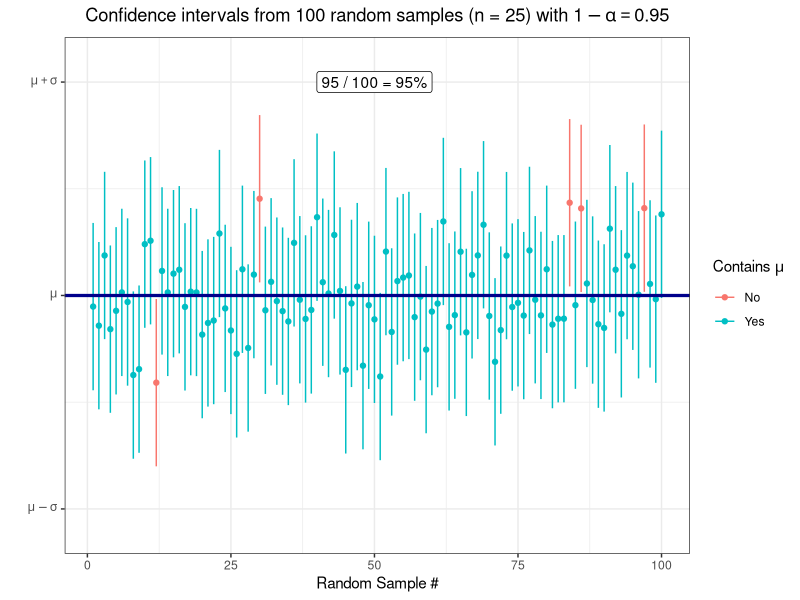
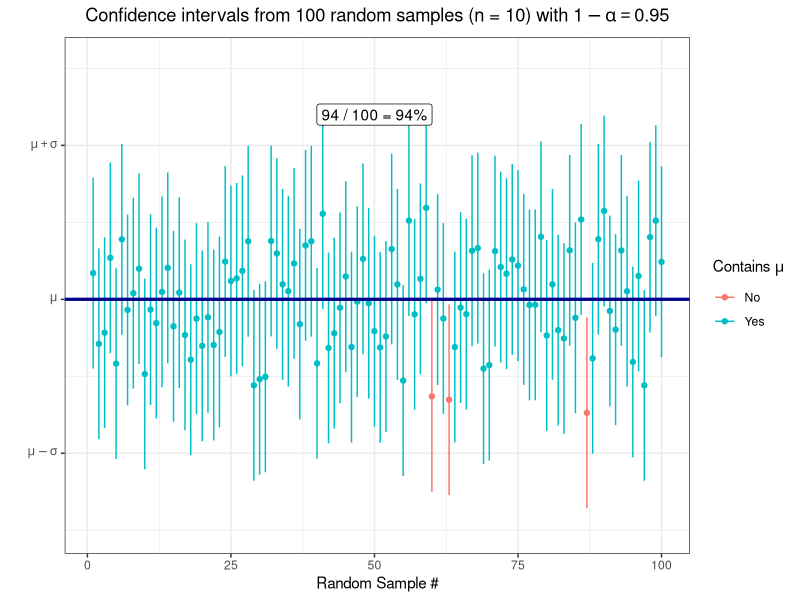
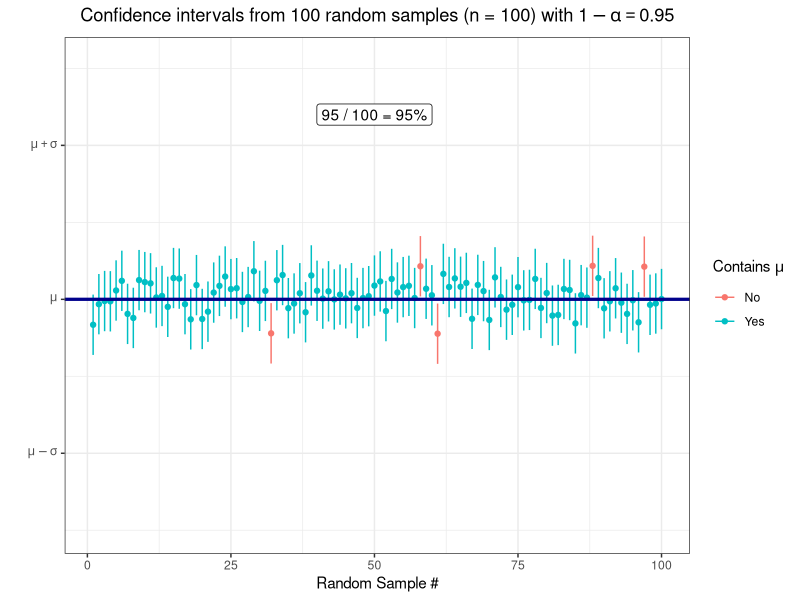
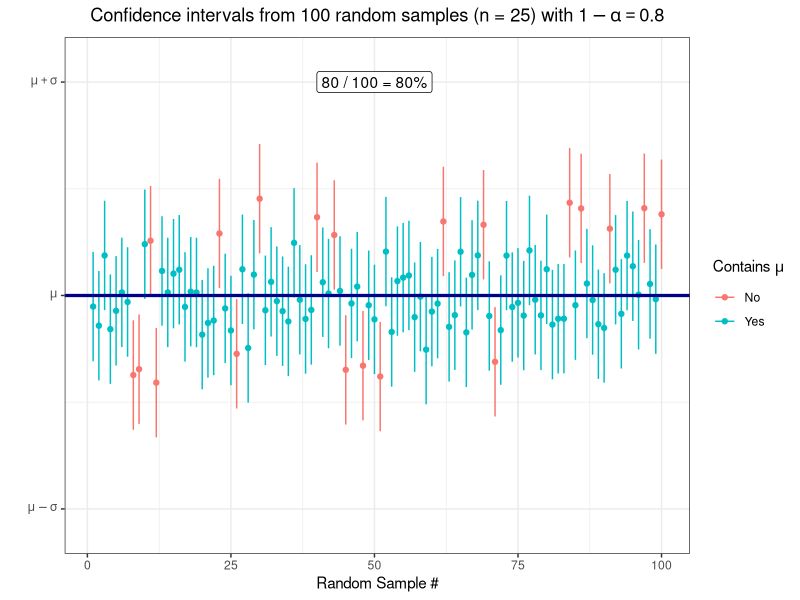
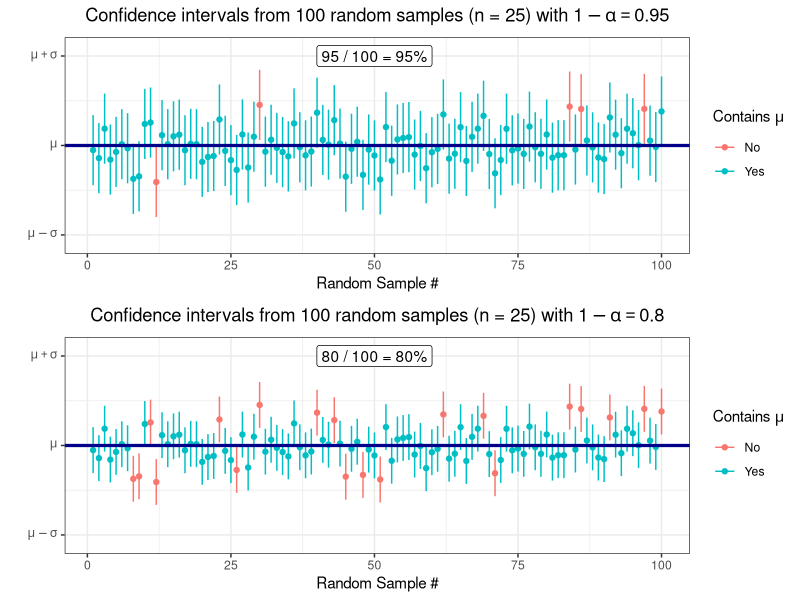
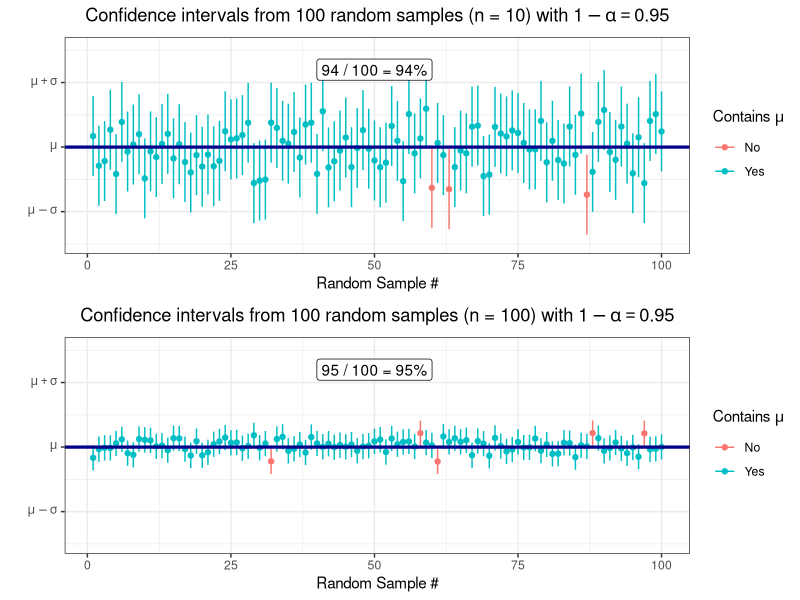
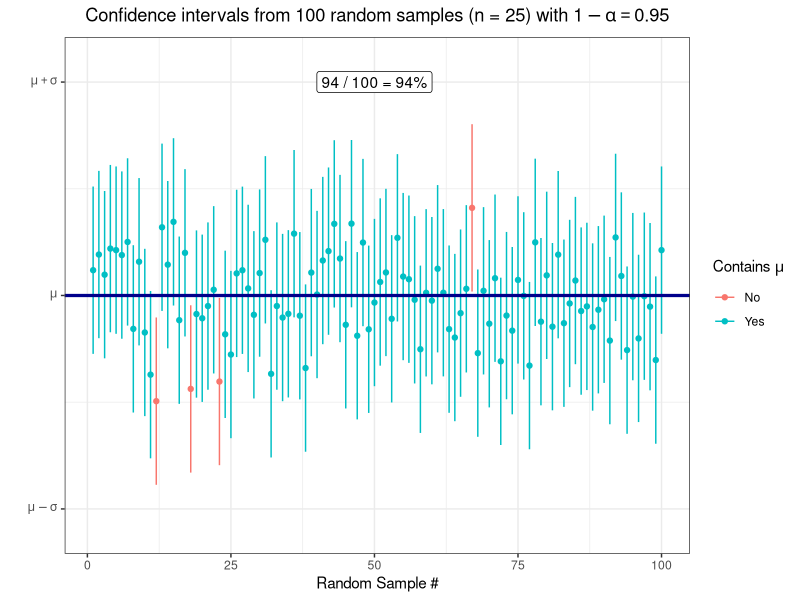
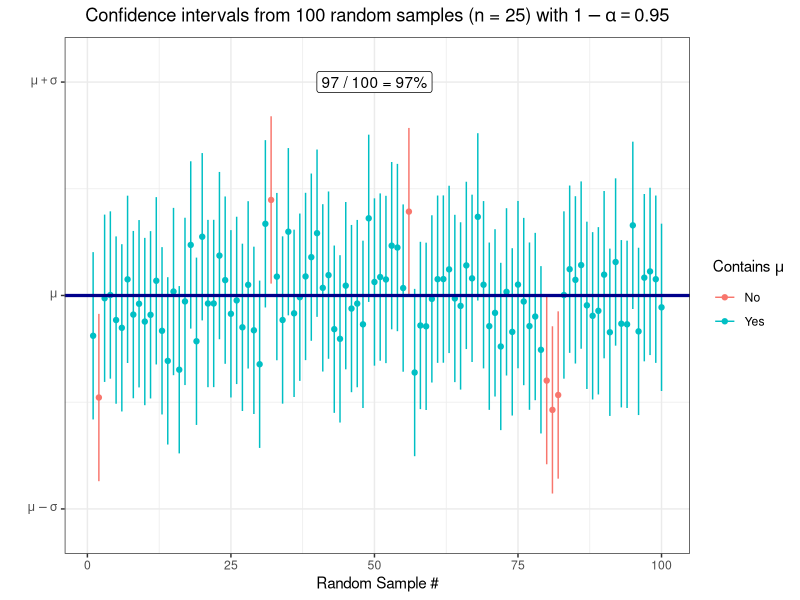

The R source for these figures, in order:
############ Prereqs ############
options(stringsAsFactors = FALSE, scipen = 600)
oldPar <- par()
os <- Sys.info()["sysname"]
baseDir <- ifelse(os == "Windows", "C:/Users/ptrainor/gdrive", "~/gdrive")

library(tidyverse)
library(ggrepel)

setwd(paste0(baseDir, "/iTeach/AST_505/myLectures/lecture12_SampleSize"))

############ Coverage probabilities ############
set.seed(3)
df1 <- data.frame(x = rnorm(10000))

png(file = "coverage1.png", height = 4, width = 6.5, units = "in", res = 600)
set.seed(3333)
xbar <- replicate(100, mean(sample(df1$x, 25)))
lower <- xbar - qnorm(.975) * 1 / sqrt(25)
upper <- xbar + qnorm(.975) * 1 / sqrt(25)
df2 <- data.frame(xbar = xbar, lower = lower, upper = upper, x = 1:length(xbar))
df2$contains <- ifelse(df2$lower < 0 & df2$upper > 0, "Yes", "No")
p1 <- ggplot(df2, aes()) + geom_segment(aes(x = x, xend = x, y = lower, yend = upper, color = contains)) +
  geom_point(aes(x = x, y = xbar, color = contains)) + geom_hline(yintercept = 0, color = "darkblue", lwd = 1.1) +
  scale_y_continuous(breaks = c(-1, 0, 1), labels = c(expression(mu - sigma), expression(mu), expression(mu + sigma)),
                     limits = c(-1.1, 1.1)) +
  theme_bw() + labs(x = "Random Sample #", y = "", color = expression(paste("Contains ", mu))) +
  annotate("label", x = 50, y = 1, label = "95 / 100 = 95%") +
  ggtitle(expression(paste("Confidence intervals from 100 random samples (n = 25) with ", 1-alpha == .95))) +
  theme(plot.title = element_text(hjust = 0.5)) 
show(p1)
dev.off()

png(file = "coverage1bb.png", height = 4, width = 6.5, units = "in", res = 600)
set.seed(3333)
xbar <- replicate(100, mean(sample(df1$x, 10)))
lower <- xbar - qnorm(.975) * 1 / sqrt(10)
upper <- xbar + qnorm(.975) * 1 / sqrt(10)
df2 <- data.frame(xbar = xbar, lower = lower, upper = upper, x = 1:length(xbar))
df2$contains <- ifelse(df2$lower < 0 & df2$upper > 0, "Yes", "No")
p1bb <- ggplot(df2, aes()) + geom_segment(aes(x = x, xend = x, y = lower, yend = upper, color = contains)) +
  geom_point(aes(x = x, y = xbar, color = contains)) + geom_hline(yintercept = 0, color = "darkblue", lwd = 1.1) +
  scale_y_continuous(breaks = c(-1, 0, 1), labels = c(expression(mu - sigma), expression(mu), expression(mu + sigma)),
                     limits = c(-1.5, 1.55)) +
  theme_bw() + labs(x = "Random Sample #", y = "", color = expression(paste("Contains ", mu))) +
  annotate("label", x = 50, y = 1.2, label = "94 / 100 = 94%") +
  ggtitle(expression(paste("Confidence intervals from 100 random samples (n = 10) with ", 1-alpha == .95))) +
  theme(plot.title = element_text(hjust = 0.5)) 
show(p1bb)
dev.off()

png(file = "coverage1bbb.png", height = 4, width = 6.5, units = "in", res = 600)
set.seed(333)
xbar <- replicate(100, mean(sample(df1$x, 100)))
lower <- xbar - qnorm(.975) * 1 / sqrt(100)
upper <- xbar + qnorm(.975) * 1 / sqrt(100)
df2 <- data.frame(xbar = xbar, lower = lower, upper = upper, x = 1:length(xbar))
df2$contains <- ifelse(df2$lower < 0 & df2$upper > 0, "Yes", "No")
p1bbb <- ggplot(df2, aes()) + geom_segment(aes(x = x, xend = x, y = lower, yend = upper, color = contains)) +
  geom_point(aes(x = x, y = xbar, color = contains)) + geom_hline(yintercept = 0, color = "darkblue", lwd = 1.1) +
  scale_y_continuous(breaks = c(-1, 0, 1), labels = c(expression(mu - sigma), expression(mu), expression(mu + sigma)),
                     limits = c(-1.5, 1.55)) +
  theme_bw() + labs(x = "Random Sample #", y = "", color = expression(paste("Contains ", mu))) +
  annotate("label", x = 50, y = 1.2, label = "95 / 100 = 95%") +
  ggtitle(expression(paste("Confidence intervals from 100 random samples (n = 100) with ", 1-alpha == .95))) +
  theme(plot.title = element_text(hjust = 0.5)) 
show(p1bbb)
dev.off()

png(file = "coverage1b.png", height = 4, width = 6.5, units = "in", res = 600)
set.seed(3333)
xbar <- replicate(100, mean(sample(df1$x, 25)))
lower <- xbar - qnorm(.9) * 1 / sqrt(25)
upper <- xbar + qnorm(.9) * 1 / sqrt(25)
df2 <- data.frame(xbar = xbar, lower = lower, upper = upper, x = 1:length(xbar))
df2$contains <- ifelse(df2$lower < 0 & df2$upper > 0, "Yes", "No")
p1b <- ggplot(df2, aes()) + geom_segment(aes(x = x, xend = x, y = lower, yend = upper, color = contains)) +
  geom_point(aes(x = x, y = xbar, color = contains)) + geom_hline(yintercept = 0, color = "darkblue", lwd = 1.1) +
  scale_y_continuous(breaks = c(-1, 0, 1), labels = c(expression(mu - sigma), expression(mu), expression(mu + sigma)),
                     limits = c(-1.1, 1.1)) +
  theme_bw() + labs(x = "Random Sample #", y = "", color = expression(paste("Contains ", mu))) +
  annotate("label", x = 50, y = 1, label = "80 / 100 = 80%") +
  ggtitle(expression(paste("Confidence intervals from 100 random samples (n = 25) with ", 1-alpha == .80))) +
  theme(plot.title = element_text(hjust = 0.5)) 
show(p1b)
dev.off()

png(file = "coverage1c.png", height = 8, width = 9, units = "in", res = 600)
gridExtra::grid.arrange(p1, p1b)
dev.off()

png(file = "coverage1cc.png", height = 8, width = 9, units = "in", res = 600)
gridExtra::grid.arrange(p1bb, p1bbb)
dev.off()

png(file = "coverage2.png", height = 4, width = 6.5, units = "in", res = 600)
set.seed(2222)
xbar <- replicate(100, mean(sample(df1$x, 25)))
lower <- xbar - qnorm(.975) * 1 / sqrt(25)
upper <- xbar + qnorm(.975) * 1 / sqrt(25)
df2 <- data.frame(xbar = xbar, lower = lower, upper = upper, x = 1:length(xbar))
df2$contains <- ifelse(df2$lower < 0 & df2$upper > 0, "Yes", "No")
ggplot(df2, aes()) + geom_segment(aes(x = x, xend = x, y = lower, yend = upper, color = contains)) +
  geom_point(aes(x = x, y = xbar, color = contains)) + geom_hline(yintercept = 0, color = "darkblue", lwd = 1.1) +
  scale_y_continuous(breaks = c(-1, 0, 1), labels = c(expression(mu - sigma), expression(mu), expression(mu + sigma)),
                     limits = c(-1.1, 1.1)) +
  theme_bw() + labs(x = "Random Sample #", y = "", color = expression(paste("Contains ", mu))) +
  annotate("label", x = 50, y = 1, label = "94 / 100 = 94%") +
  ggtitle(expression(paste("Confidence intervals from 100 random samples (n = 25) with ", 1-alpha == .95))) +
  theme(plot.title = element_text(hjust = 0.5)) 
dev.off()

png(file = "coverage3.png", height = 4, width = 6.5, units = "in", res = 600)
set.seed(3)
xbar <- replicate(100, mean(sample(df1$x, 25)))
lower <- xbar - qnorm(.975) * 1 / sqrt(25)
upper <- xbar + qnorm(.975) * 1 / sqrt(25)
df2 <- data.frame(xbar = xbar, lower = lower, upper = upper, x = 1:length(xbar))
df2$contains <- ifelse(df2$lower < 0 & df2$upper > 0, "Yes", "No")
ggplot(df2, aes()) + geom_segment(aes(x = x, xend = x, y = lower, yend = upper, color = contains)) +
  geom_point(aes(x = x, y = xbar, color = contains)) + geom_hline(yintercept = 0, color = "darkblue", lwd = 1.1) +
  scale_y_continuous(breaks = c(-1, 0, 1), labels = c(expression(mu - sigma), expression(mu), expression(mu + sigma)),
                     limits = c(-1.1, 1.1)) +
  theme_bw() + labs(x = "Random Sample #", y = "", color = expression(paste("Contains ", mu))) +
  annotate("label", x = 50, y = 1, label = "97 / 100 = 97%") +
  ggtitle(expression(paste("Confidence intervals from 100 random samples (n = 25) with ", 1-alpha == .95))) +
  theme(plot.title = element_text(hjust = 0.5)) 
dev.off()

############ Water example ############
set.seed(333)
w1 <- data.frame(lead = rnorm(n = 10, mean = 4.5, sd = 1))
w1$lead <- round(w1$lead, 2)
w1Mean <- mean(w1$lead)
w1z <- (w1Mean - 5)/(1 / sqrt(length(w1$lead)))

png(file = "rr.png", height = 4, width = 6, units = "in", res = 600)
ggplot(data.frame(x = c(-3.5, 3.5)), aes(x)) + 
  stat_function(fun = function(x) dnorm(x), xlim = c(-3.5, qnorm(.01)), geom = "area", fill = "cyan", n = 10000) +
  stat_function(fun = function(x) dnorm(x), lwd = 1, n = 10000) + 
  geom_segment(aes(x = qnorm(.01), xend = qnorm(.01), y = 0, yend = dnorm(qnorm(.01)))) +
  scale_x_continuous(breaks = c(w1z, 0), labels = c("z*", 0)) +
  annotate("point", x = w1z, y = 0, color = "red", size = 3) +
  annotate("label", x = w1z, y = .1, label = "Test statistic is not in RR") +
  labs(x = "", y = "Density") + theme_bw() +
  ggtitle(expression(paste("Rejection region for alternative hypothesis: ", mu < mu[0]))) +
  theme(plot.title = element_text(hjust = 0.5)) 
dev.off()

w1z2 <- (w1Mean - 5) / (1 / sqrt(100))
pnorm(w1z2)


############ Overlapping histograms ############
df5 <- data.frame(x = seq(0, 10, .001), Distribution = "Null")
df5$Density <- dnorm(df5$x, mean = 5, sd = 1)
df6 <- data.frame(x = seq(4.5 - 5, 4.5 + 5, .001), Distribution = "Specific Alternative\nmu=4")
df6$Density <- dnorm(df5$x, mean = 4.5, sd = 1)
df5 <- rbind(df5, df6)
png(file = "overlap0.png", height = 4, width = 6, units = "in", res = 600)
ggplot(df5, aes(x = x, y = Density, group = Distribution, color = Distribution)) + geom_line(lwd = 1.25) + theme_bw() +
  labs(x = "Lead (ppb)") + ggtitle("Population distributions") + theme(plot.title = element_text(hjust = 0.5)) 
dev.off()

df5 <- data.frame(x = seq(0, 10, .001), Distribution = "Null")
df5$Density <- dnorm(df5$x, mean = 5, sd = 2 / sqrt(5))
df6 <- data.frame(x = seq(4.5 - 5, 4.5 + 5, .001), Distribution = "Specific Alternative\nmu=4")
df6$Density <- dnorm(df5$x, mean = 4.5, sd = 2 / sqrt(5))
df5 <- rbind(df5, df6)
png(file = "overlap1.png", height = 4, width = 6, units = "in", res = 600)
ggplot(df5, aes(x = x, y = Density, group = Distribution, color = Distribution)) + geom_line(lwd = 1.25) +
  geom_area(data = df5 %>% filter(Distribution == "Specific Alternative\nmu=4" & x > 3), aes(x = x, y = Density, color = NULL),
            fill = rgb(0, 90, 100, 0, alpha = 70, maxColorValue = 255), show.legend = FALSE) +
  theme_bw() + annotate("label", x = 4.25, y = .03, label = expression(beta)) +
  labs(x = "Lead (ppb)") + ggtitle("Sampling distributions for the sample mean (n = 5)") + theme(plot.title = element_text(hjust = 0.5)) 
dev.off()

png(file = "overlap11.png", height = 4, width = 6, units = "in", res = 600)
ggplot(df5, aes(x = x, y = Density, group = Distribution, color = Distribution)) + geom_line(lwd = 1.25) +
  geom_area(data = df5 %>% filter(Distribution == "Specific Alternative\nmu=4" & x < 3), aes(x = x, y = Density, color = NULL),
            fill = rgb(0, 150, 0, 0, alpha = 70, maxColorValue = 255), show.legend = FALSE) +
  theme_bw() + annotate("label", x = 2, y = .03, label = expression(1-beta)) +
  labs(x = "Lead (ppb)") + ggtitle("Sampling distributions for the sample mean (n = 5)") + theme(plot.title = element_text(hjust = 0.5)) 
dev.off()

df5 <- data.frame(x = seq(0, 10, .001), Distribution = "Null")
df5$Density <- dnorm(df5$x, mean = 5, sd = 2 / sqrt(10))
df6 <- data.frame(x = seq(4.5 - 5, 4.5 + 5, .001), Distribution = "Specific Alternative\nmu=4")
df6$Density <- dnorm(df5$x, mean = 4.5, sd = 2 / sqrt(10))
df5 <- rbind(df5, df6)
png(file = "overlap2.png", height = 4, width = 6, units = "in", res = 600)
ggplot(df5, aes(x = x, y = Density, group = Distribution, color = Distribution)) + geom_line(lwd = 1.25) + 
  geom_area(data = df5 %>% filter(Distribution == "Specific Alternative\nmu=4" & x > 3.7), aes(x = x, y = Density, color = NULL),
            fill = rgb(0, 90, 100, 0, alpha = 70, maxColorValue = 255), show.legend = FALSE)+
  theme_bw() + annotate("label", x = 4.75, y = .03, label = expression(beta)) +
  labs(x = "Lead (ppb)") + ggtitle("Sampling distributions for the sample mean (n = 10)") + theme(plot.title = element_text(hjust = 0.5)) 
dev.off()

df5 <- data.frame(x = seq(0, 10, .001), Distribution = "Null")
df5$Density <- dnorm(df5$x, mean = 5, sd = 2 / sqrt(25))
df6 <- data.frame(x = seq(4.5 - 5, 4.5 + 5, .001), Distribution = "Specific Alternative\nmu=4")
df6$Density <- dnorm(df5$x, mean = 4.5, sd = 2 / sqrt(25))
df5 <- rbind(df5, df6)
png(file = "overlap3.png", height = 4, width = 6, units = "in", res = 600)
ggplot(df5, aes(x = x, y = Density, group = Distribution, color = Distribution)) + geom_line(lwd = 1.25) + 
  geom_area(data = df5 %>% filter(Distribution == "Specific Alternative\nmu=4" & x > 4.15), aes(x = x, y = Density, color = NULL),
            fill = rgb(0, 90, 100, 0, alpha = 70, maxColorValue = 255), show.legend = FALSE)+
  theme_bw() + annotate("label", x = 4.8, y = .03, label = expression(beta)) +
  labs(x = "Lead (ppb)") + ggtitle("Sampling distributions for the sample mean (n = 25)") + theme(plot.title = element_text(hjust = 0.5)) 
dev.off()

df5 <- data.frame(x = seq(0, 10, .001), Distribution = "Null")
df5$Density <- dnorm(df5$x, mean = 5, sd = 1 / sqrt(100))
df6 <- data.frame(x = seq(4.5 - 5, 4.5 + 5, .001), Distribution = "Specific Alternative\nmu=4")
df6$Density <- dnorm(df5$x, mean = 4.5, sd = 1 / sqrt(100))
df5 <- rbind(df5, df6)
png(file = "overlap4.png", height = 4, width = 6, units = "in", res = 600)
ggplot(df5, aes(x = x, y = Density, group = Distribution, color = Distribution)) + geom_line(lwd = 1.25) + theme_bw() +
  labs(x = "Lead (ppb)") + ggtitle("Sampling distributions for the sample mean (n = 100)") + theme(plot.title = element_text(hjust = 0.5)) 
dev.off()

df5 <- data.frame(x = seq(0, 10, .001), Distribution = "Null")
df5$Density <- dnorm(df5$x, mean = 5, sd = 2 / sqrt(5))
df6 <- data.frame(x = seq(3 - 5, 3 + 5, .001), Distribution = "Specific Alternative\nmu=2.5")
df6$Density <- dnorm(df5$x, mean = 4.5, sd = 2 / sqrt(5))
df5 <- rbind(df5, df6)
png(file = "overlap1b.png", height = 4, width = 6, units = "in", res = 600)
ggplot(df5, aes(x = x, y = Density, group = Distribution, color = Distribution)) + geom_line(lwd = 1.25) +
  geom_area(data = df5 %>% filter(Distribution == "Specific Alternative\nmu=2.5" & x > 3), aes(x = x, y = Density, color = NULL),
            fill = rgb(0, 90, 100, 0, alpha = 70, maxColorValue = 255), show.legend = FALSE) +
  theme_bw() + annotate("label", x = 3.75, y = .03, label = expression(beta)) +
  labs(x = "Lead (ppb)") + ggtitle("Sampling distributions for the sample mean (n = 5)") + theme(plot.title = element_text(hjust = 0.5)) 
dev.off()


df5 <- data.frame(x = seq(-5, 5, .001), Distribution = "Null")
df5$Density <- dnorm(df5$x, mean = 0, sd = 1 )
df6 <- data.frame(x = df5$x + (4.5-5)/(1/sqrt(10)), Density = df5$Density, Distribution = "Specific\nAlternative")
df5 <- rbind(df5, df6)
png(file = "overlapStandard.png", height = 4, width = 6, units = "in", res = 600)
ggplot(df5, aes(x = x, y = Density, group = Distribution, color = Distribution)) + geom_line(lwd = 1.25) +
  geom_area(data = df5 %>% filter(Distribution == "Specific\nAlternative" & x > qnorm(.01)), aes(x = x, y = Density, color = NULL),
            fill = rgb(0, 90, 100, 0, alpha = 70, maxColorValue = 255), show.legend = FALSE) +
  geom_segment(aes(x = qnorm(.01), xend = qnorm(.01), y = 0, yend = dnorm(qnorm(.01))), lwd = 1.1, color = "black") +
  theme_bw() + annotate("label", x = -.75, y = .03, label = expression(beta)) +
  labs(x = "z") + ggtitle(expression(paste(beta, " from standard normal"))) + theme(plot.title = element_text(hjust = 0.5)) 
dev.off()
